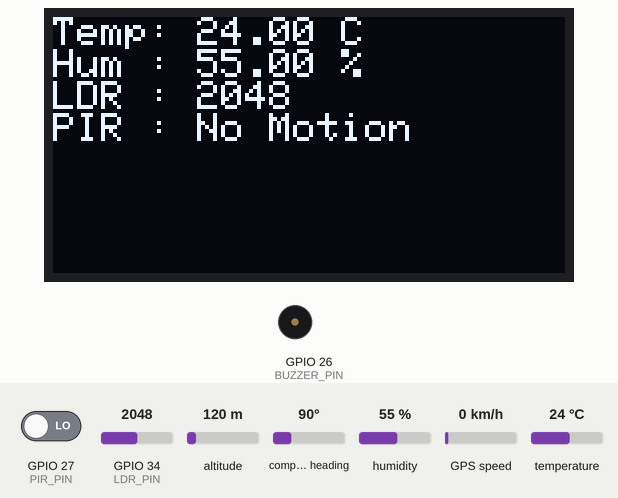
Recording of a program running on a simulated ESP32. Shown: 128×64 one-colour display, buzzer (waves = sounding, pin HIGH). Inputs (shaded band) come from the test bench; at power-on: GPIO 27 (PIR_PIN) LOW, humidity 55 %, GPIO 34 (LDR_PIN) = 2048, temperature 24 °C, altitude 120 m, compass heading 90°, GPS speed 0 km/h. WiFi joins after 1.5 s; servers stay silent unless stated; the GPS gets a fix after 3 s at 37.7749, -122.4194 with 8 satellites; what the program prints to the serial monitor is not drawn.

Above: at 4.5 s.
4.6 s: GPIO 27 (PIR_PIN) driven HIGH
At 6.7 s:
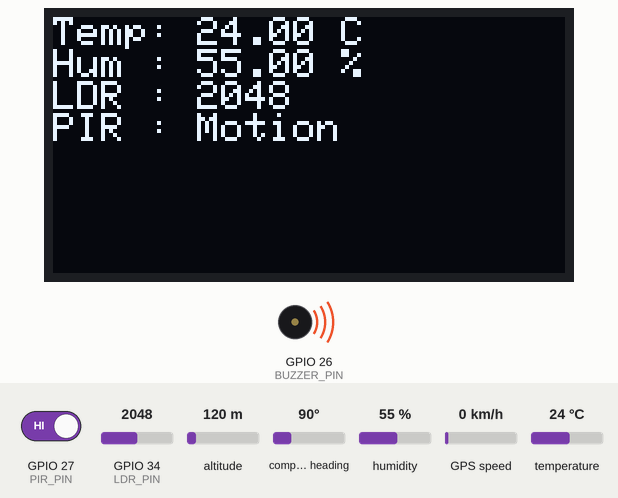
7.3 s: humidity set to 22 %
At 9.1 s:
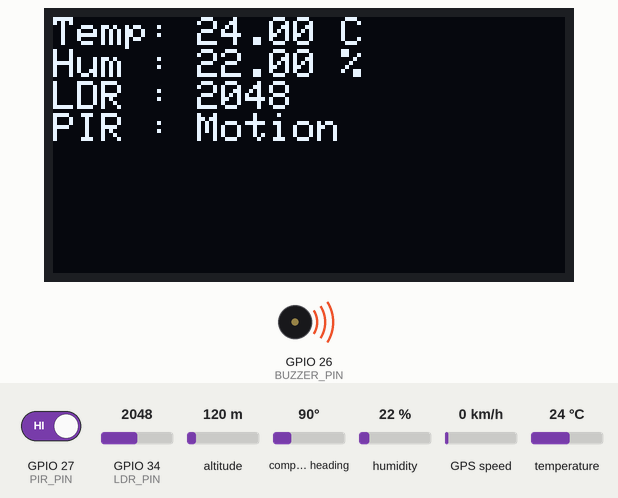
9.4 s: GPIO 27 (PIR_PIN) driven LOW
At 10.9 s:
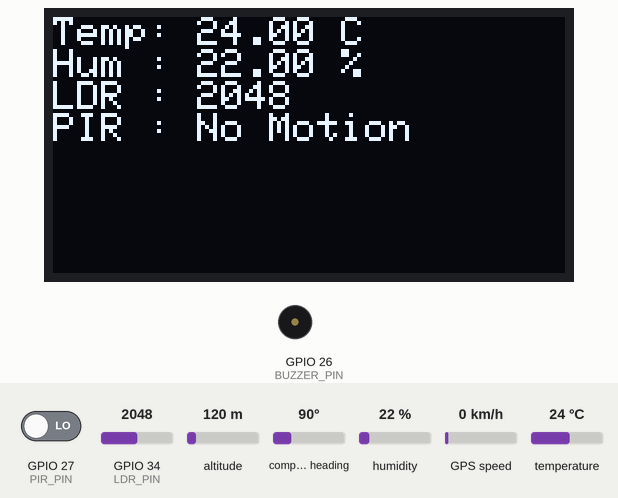
11.3 s: GPIO 34 (LDR_PIN) set to 2866
At 12.2 s:
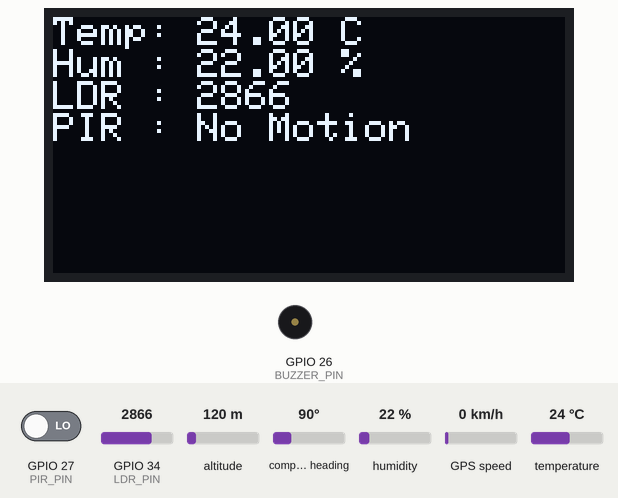
13.4 s: temperature set to 12 °C
At 16.4 s:
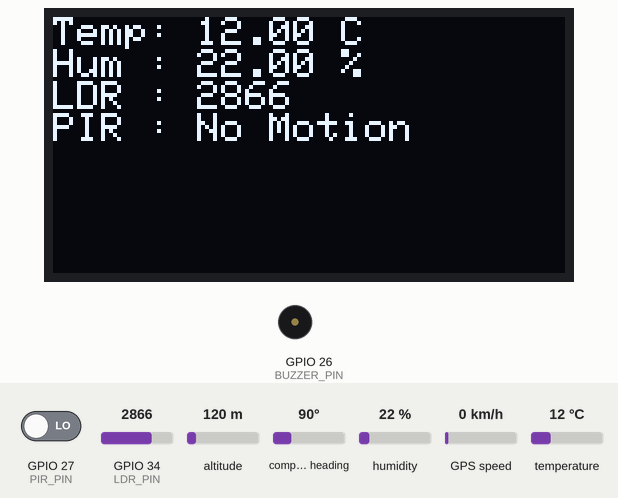
17.4 s: GPIO 34 (LDR_PIN) set to 3972
At 18.3 s:
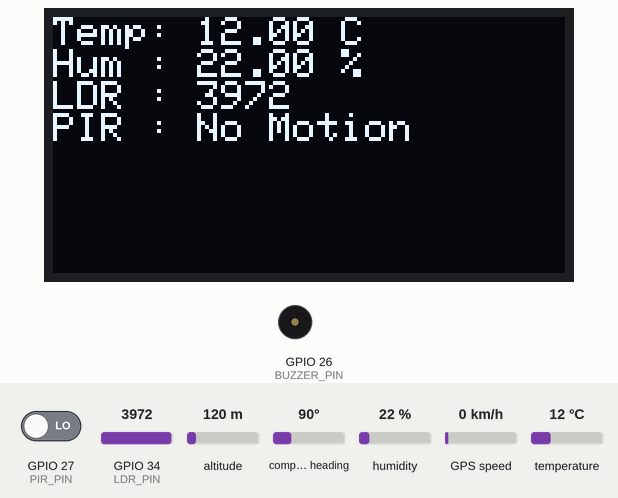
Timing chart, 0 to 20.3 s (numbered marks = the images above; inputs shaded):
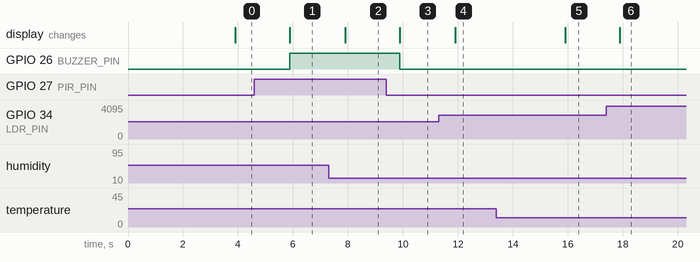

Measured:
- after the input at 4.6 s, GPIO 26 (BUZZER_PIN): LOW → HIGH after 1.3 s; the display: first differs from a run without the input after 1.3 s (image 1)
- after the input at 7.3 s, the display: changes after 0.61 s (image 2)
- after the input at 9.4 s, GPIO 26 (BUZZER_PIN): HIGH → LOW after 0.48 s; the display: first differs from a run without the input after 0.48 s (image 3)
- after the input at 11.3 s, the display: changes after 0.61 s (image 4)
- after the input at 13.4 s, the display: changes after 2.5 s (image 5)
- after the input at 17.4 s, the display: changes after 0.49 s (image 6)

The program:

main.cpp
```cpp
#define BLYNK_TEMPLATE_ID "TMPL6g6bkCK1q"
#define BLYNK_TEMPLATE_NAME "Luggage Tracker"
#define BLYNK_AUTH_TOKEN "_jSSrJ3TPGsEK3Zl-LMcE9PpObaaRkJI"
#define BLYNK_PRINT Serial

#include <Arduino.h>
#include <WiFi.h>
#include <BlynkSimpleEsp32.h>
#include <TinyGPSPlus.h>
#include <HardwareSerial.h>
#include <DHT.h>
#include <Wire.h>
#include <Adafruit_GFX.h>
#include <Adafruit_SSD1306.h>

/* -------- BLYNK -------- */
char ssid[] = "Abudarda";
char pass[] = "abudarda640";

/* -------- GPS -------- */
TinyGPSPlus gps;
HardwareSerial gpsSerial(2);   // UART2
#define GPS_RX 16
#define GPS_TX 17

/* -------- DHT11 -------- */
#define DHTPIN 4
#define DHTTYPE DHT11
DHT dht(DHTPIN, DHTTYPE);

/* -------- PIR -------- */
#define PIR_PIN 27

/* -------- LDR -------- */
#define LDR_PIN 34   // ADC

/* -------- BUZZER -------- */
#define BUZZER_PIN 26

/* -------- OLED -------- */
#define SCREEN_WIDTH 128
#define SCREEN_HEIGHT 64
#define OLED_RESET -1
#define OLED_ADDR 0x3C
Adafruit_SSD1306 display(SCREEN_WIDTH, SCREEN_HEIGHT, &Wire, OLED_RESET);

/* -------- TIMERS -------- */
BlynkTimer timer;

/* -------- FUNCTIONS -------- */

void readSensors() {
  float temp = dht.readTemperature();
  float hum = dht.readHumidity();
  int ldr = analogRead(LDR_PIN);
  int motion = digitalRead(PIR_PIN);

  // ---- OLED ----
  display.clearDisplay();
  display.setTextSize(1);
  display.setTextColor(SSD1306_WHITE);
  display.setCursor(0, 0);

  display.print("Temp: "); display.print(temp); display.println(" C");
  display.print("Hum : "); display.print(hum); display.println(" %");
  display.print("LDR : "); display.println(ldr);
  display.print("PIR : ");
  display.println(motion ? "Motion" : "No Motion");

  display.display();

  // ---- BUZZER ----
  if (motion) {
    digitalWrite(BUZZER_PIN, HIGH);
    Blynk.virtualWrite(V3, 1);
  } else {
    digitalWrite(BUZZER_PIN, LOW);
    Blynk.virtualWrite(V3, 0);
  }

  // ---- BLYNK ----
  Blynk.virtualWrite(V0, temp);
  Blynk.virtualWrite(V1, hum);
  Blynk.virtualWrite(V2, ldr);

  Serial.println("Sensors Updated");
}

void readGPS() {
  while (gpsSerial.available()) {
    gps.encode(gpsSerial.read());
  }

  if (gps.location.isUpdated()) {
    double lat = gps.location.lat();
    double lng = gps.location.lng();
    int sats = gps.satellites.value();
    double alt = gps.altitude.meters();

    Serial.print("Lat: "); Serial.println(lat, 6);
    Serial.print("Lng: "); Serial.println(lng, 6);
    Serial.print("Sat: "); Serial.println(sats);
    Serial.print("Alt: "); Serial.println(alt);

    Blynk.virtualWrite(V10, lat);
    Blynk.virtualWrite(V11, lng);
    Blynk.virtualWrite(V12, sats);
    Blynk.virtualWrite(V13, alt);
  }
}

/* -------- SETUP -------- */
void setup() {
  Serial.begin(115200);

  pinMode(PIR_PIN, INPUT);
  pinMode(BUZZER_PIN, OUTPUT);

  dht.begin();

  gpsSerial.begin(9600, SERIAL_8N1, GPS_RX, GPS_TX);

  if (!display.begin(SSD1306_SWITCHCAPVCC, OLED_ADDR)) {
    Serial.println("OLED failed");
    while (true);
  }

  display.clearDisplay();
  display.setCursor(0, 0);
  display.println("System Starting...");
  display.display();

  Blynk.begin(BLYNK_AUTH_TOKEN, ssid, pass);

  timer.setInterval(2000L, readSensors);
  timer.setInterval(1000L, readGPS);

  Serial.println("SYSTEM READY");
}

/* -------- LOOP -------- */
void loop() {
  Blynk.run();
  timer.run();
}
```
